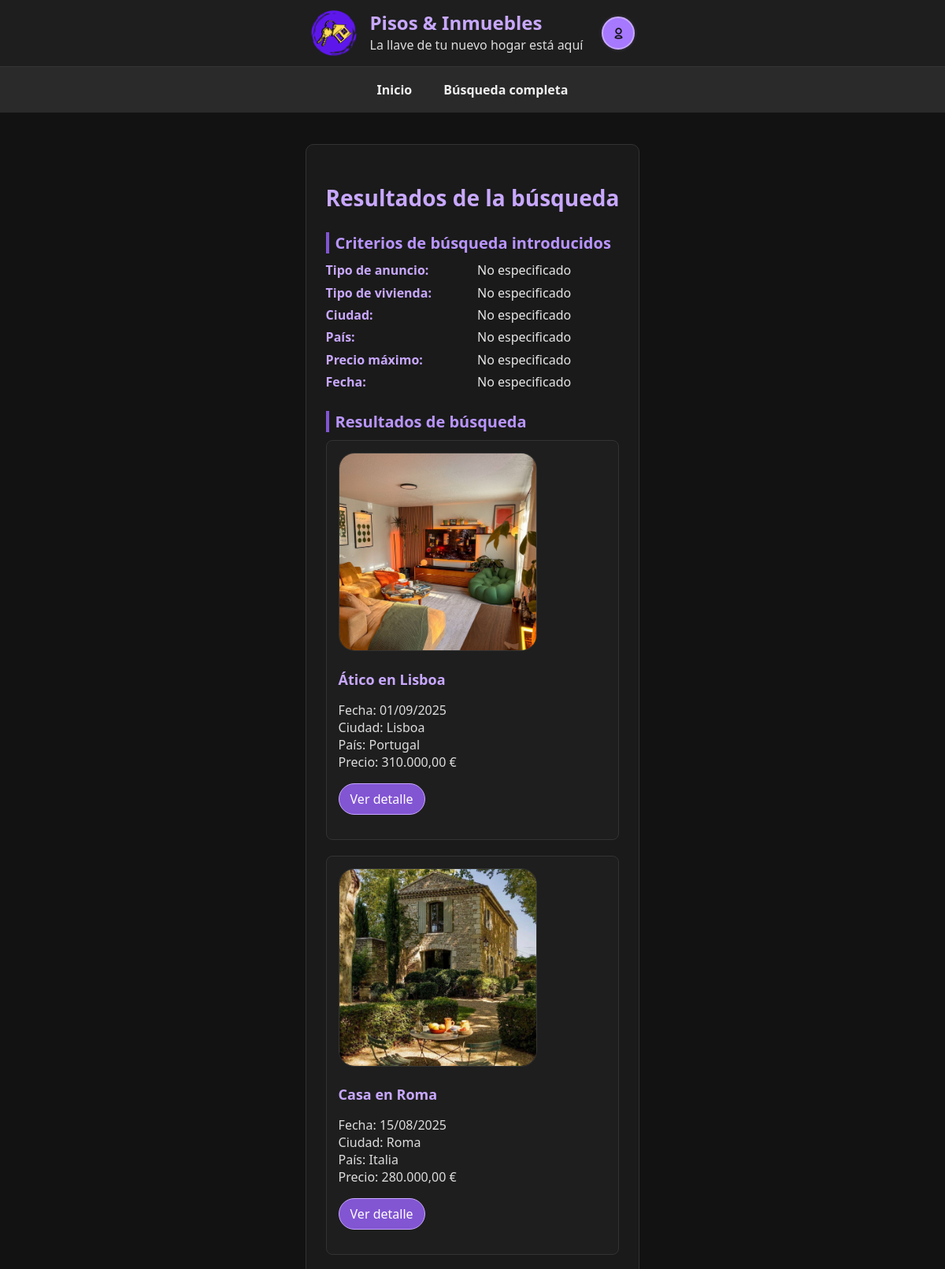
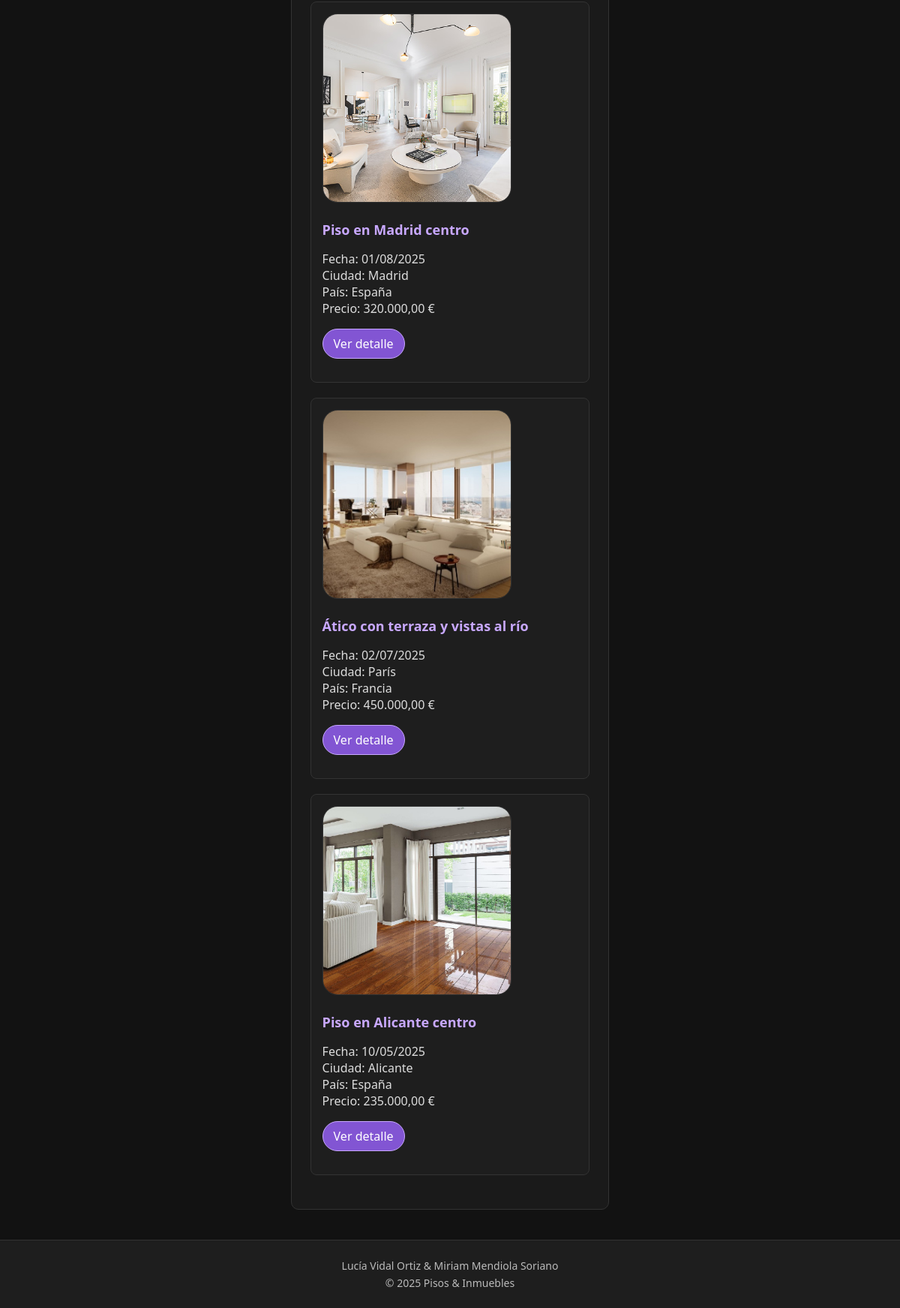
The app's page /resultado.php (signed in) with its own data (2 pictures, top to bottom).
### tables this page shows
CREATE TABLE `anuncios` (
  `IdAnuncio` int(10) UNSIGNED NOT NULL,
  `TAnuncio` tinyint(3) UNSIGNED NOT NULL,
  `TVivienda` tinyint(3) UNSIGNED NOT NULL,
  `FPrincipal` varchar(255) DEFAULT NULL,
  `Alternativo` varchar(255) NOT NULL,
  `Titulo` varchar(255) NOT NULL,
  `Precio` decimal(10,2) NOT NULL,
  `Texto` text DEFAULT NULL,
  `Ciudad` varchar(100) DEFAULT NULL,
  `Pais` int(10) UNSIGNED DEFAULT NULL,
  `Superficie` decimal(10,2) DEFAULT NULL,
  `NHabitaciones` int(10) UNSIGNED DEFAULT NULL,
  `NBanyos` int(10) UNSIGNED DEFAULT NULL,
  `Planta` int(11) DEFAULT NULL,
  `Anyo` int(11) DEFAULT NULL,
  `FRegistro` datetime NOT NULL DEFAULT current_timestamp(),
  `Usuario` int(10) UNSIGNED NOT NULL
);

CREATE TABLE `paises` (
  `IdPais` int(10) UNSIGNED NOT NULL,
  `NomPais` varchar(100) NOT NULL
);

### resultado.php (the view, shortened to what this page needs)
<?php
require_once("cabecera.inc");
require_once("inicio.inc");
$mysqli = obtenerConexion();
$criterioTipoTexto     = 'No especificado';
$criterioViviendaTexto = 'No especificado';
$criterioCiudadTexto   = 'No especificado';
$criterioPaisTexto     = 'No especificado';
$criterioPrecioTexto   = 'No especificado';
$criterioFechaTexto    = 'No especificado';
$sql = "SELECT
            a.IdAnuncio,
            a.Titulo,
            a.FPrincipal,
            a.Alternativo,
            a.FRegistro,
            a.Ciudad,
            p.NomPais AS Pais,
            a.Precio
        FROM Anuncios a
        LEFT JOIN Paises p ON a.Pais = p.IdPais";
$sql .= " ORDER BY a.FRegistro DESC";
$resultadoBusqueda = $mysqli->query($sql);
?>
<section>
  <h3>Criterios de búsqueda introducidos</h3>
  <dl>
    <dt>Tipo de anuncio:</dt>
    <dd><?php echo htmlspecialchars($criterioTipoTexto, ENT_QUOTES, 'UTF-8'); ?></dd>
    <dt>Tipo de vivienda:</dt>
    <dd><?php echo htmlspecialchars($criterioViviendaTexto, ENT_QUOTES, 'UTF-8'); ?></dd>
    <dt>Ciudad:</dt>
    <dd><?php echo htmlspecialchars($criterioCiudadTexto, ENT_QUOTES, 'UTF-8'); ?></dd>
    <dt>País:</dt>
    <dd><?php echo htmlspecialchars($criterioPaisTexto, ENT_QUOTES, 'UTF-8'); ?></dd>
    <dt>Precio máximo:</dt>
    <dd><?php echo htmlspecialchars($criterioPrecioTexto, ENT_QUOTES, 'UTF-8'); ?></dd>
    <dt>Fecha:</dt>
    <dd><?php echo htmlspecialchars($criterioFechaTexto, ENT_QUOTES, 'UTF-8'); ?></dd>
  </dl>
</section>
<section>
  <h3>Resultados de búsqueda</h3>
  <?php
  if ($resultadoBusqueda && $resultadoBusqueda->num_rows > 0) {
      while ($fila = $resultadoBusqueda->fetch_assoc()) {
          $id        = (int)$fila['IdAnuncio'];
          $titulo    = htmlspecialchars($fila['Titulo'] ?? '', ENT_QUOTES, 'UTF-8');
          $foto      = htmlspecialchars($fila['FPrincipal'] ?? '', ENT_QUOTES, 'UTF-8');
          $alt       = htmlspecialchars($fila['Alternativo'] ?? '', ENT_QUOTES, 'UTF-8');
          $fechaRaw  = $fila['FRegistro'];
          $fecha     = $fechaRaw ? date('d/m/Y', strtotime($fechaRaw)) : '';
          $ciudadRes = htmlspecialchars($fila['Ciudad'] ?? '', ENT_QUOTES, 'UTF-8');
          $paisRes   = htmlspecialchars($fila['Pais'] ?? '', ENT_QUOTES, 'UTF-8');
          $precio    = $fila['Precio'];
          $precioFmt = is_null($precio) ? '' : number_format($precio, 2, ',', '.');
          ?>
          <article>
            <div class="imagen_principal">
              <?php if (!empty($foto)) { ?>
                <img src="<?php echo $foto; ?>" alt="<?php echo $alt; ?>">
              <?php } else { ?>
                <img src="img/foto_piso.jpg" alt="Sin imagen disponible">
              <?php } ?>
            </div>
            <h4><?php echo $titulo; ?></h4>
            <p>
              Fecha: <?php echo $fecha; ?><br>
              Ciudad: <?php echo $ciudadRes; ?><br>
              País: <?php echo $paisRes; ?><br>
              Precio: <?php echo $precioFmt; ?> €
            </p>
            <p><a class="enlaces" href="detalle_anuncio.php?id=<?php echo $id; ?>">Ver detalle</a></p>
          </article>
          <?php
      }
  } else {
      echo "<p>No se han encontrado anuncios que coincidan con los criterios de búsqueda.</p>";
  }
  ?>
</section>
</main>
<?php
require_once("footer.inc");
?>

### modo-oscuro.css (style rules this page uses)
html { background-color: #121212; font-family: 'Segoe UI', Tahoma, Geneva, Verdana, sans-serif; color: #f0f0f0; }
html, body { height: 100%; margin: 0; padding: 0; display: flex; flex-direction: column; overflow-x: hidden; }
main.contenido h3 { color: #b995ff; margin-top: 25px; margin-bottom: 10px; font-size: 20px; border-left: 4px solid #8255d3; padding-left: 8px; }
main.contenido article { background-color: #1e1e1e; border: 1px solid #333; border-radius: 8px; padding: 15px; margin-bottom: 20px; color: #ddd; transition: transform 0.2s ease, box-shadow 0.3s ease; }
main.contenido article h4 { color: #c8a8ff; margin-bottom: 6px; font-size: 18px; }
.imagen_principal { border-radius: 20px; width: 250px; height: 250px; overflow: hidden; background-color: #111; border: 1px solid #333; }
.imagen_principal img { width: 100%; height: 100%; object-fit: cover; border-radius: 15px; filter: none; opacity: 1; display: block; }
a.enlaces { display: inline-block; text-decoration: none; color: #fff; background-color: #8255d3; padding: 8px 14px; border-radius: 500px; border: 1px solid #c8a8ff; transition: all 0.2s ease; }
dl { display: grid; grid-template-columns: 1fr 1fr; gap: 6px 12px; margin: 0; }
dt { font-weight: 600; color: #c8a8ff; }
dd { margin: 0; color: #e6e6e6; line-height: 1.4; }

### accesible.css (style rules this page uses)
html { background-color: #ffffff; color: #000000; font-family: "Comic Neue", "Verdana", "Arial Rounded MT", sans-serif; font-size: 18px; line-height: 1.7; }
.contenido p, .contenido li { max-width: 80ch; text-align: left; margin-bottom: 1.3em; }
.contenido h3 { background-color: #ffff00; color: #000000; border-left: 6px solid #0055cc; padding: 6px 10px; }
a.enlaces { background-color: #0055cc; color: #ffffff; border: 2px solid #000000; border-radius: 999px; padding: 8px 14px; font-weight: bold; text-decoration: underline; transition: all 0.25s ease; }
.imagen_principal { width: 250px; height: 250px; border-radius: 20px; overflow: hidden; }
.imagen_principal img { width: 100%; height: 100%; object-fit: cover; border-radius: 15px; }
* { color: #000000 !important; border-color: #000000 !important; }
button, input[type="button"], input[type="submit"], a.enlaces, .a_identificarse a, .a_identificarse .btn { background-color: #000000 !important; color: #ffff00 !important; border: 2px solid #000000 !important; font-weight: bold; }
h3, h4, h5 { color: #000000 !important; background-color: #ffff00 !important; border-left: 6px solid #0055cc !important; padding-left: 8px; }
section, article, main, fieldset { background-color: #ffffff !important; border-color: #000000 !important; color: #000000 !important; }
a { color: #0055cc !important; text-decoration: underline !important; }
html { font-size: 20px !important; line-height: 1.8 !important; }
h3 { font-size: 1.4rem !important; }
h4, h5, h6 { font-size: 1.2rem !important; }
p, li, dd, dt, label { font-size: 1.1rem !important; }
p, ul, ol, dl, fieldset { margin-bottom: 1.2em !important; }
section, article { margin-bottom: 2em !important; }

### alto-contraste.css (style rules this page uses)
html { background-color: #ffffff; color: #000000; font-family: 'Segoe UI', Tahoma, Geneva, Verdana, sans-serif; font-size: 15px; }
html, body { height: 100%; margin: 0; padding: 0; display: flex; flex-direction: column; }
main.contenido h3 { color: #000; border-left: 5px solid #000; padding-left: 8px; background-color: #fffd8f; }
a.enlaces { display: inline-block; background-color: #000; color: #ffff00; border: 2px solid #000; border-radius: 500px; padding: 8px 14px; font-weight: bold; text-decoration: none; }
dl { display: grid; grid-template-columns: 1fr 1fr; gap: 6px 12px; margin: 0; }
dt { font-weight: 700; color: #000; }
dd { margin: 0; color: #000; }
main.contenido section { margin-bottom: 32px; padding-bottom: 16px; border-bottom: 2px solid #000; }
main.contenido article { margin-bottom: 28px; padding: 20px; border: 2px solid #000; border-radius: 10px; }
.imagen_principal { border-radius: 20px; width: 250px; height: 250px; overflow: hidden; background-color: #111; border: 1px solid #333; }
.imagen_principal img { width: 100%; height: 100%; object-fit: cover; border-radius: 15px; filter: none; opacity: 1; display: block; }

### letra_grande.css (style rules this page uses)
html { font-size: 20px !important; line-height: 1.8 !important; }
h3 { font-size: 1.4rem !important; }
h4, h5, h6 { font-size: 1.2rem !important; }
p, li, dd, dt, label { font-size: 1.1rem !important; }
p, ul, ol, dl, fieldset { margin-bottom: 1.2em !important; }
section, article { margin-bottom: 2em !important; }

### records on screen
anuncios: FPrincipal (picture), Titulo "Ático en Lisboa", FRegistro "01/09/2025", Ciudad "Lisboa", Pais.NomPais "Portugal", Precio "310.000,00"
anuncios: FPrincipal (picture), Titulo "Casa en Roma", FRegistro "15/08/2025", Ciudad "Roma", Pais.NomPais "Italia", Precio "280.000,00"
anuncios: shows a picture, Titulo "Piso en Madrid centro", FRegistro "01/08/2025", Ciudad "Madrid", Pais.NomPais "España", Precio "320.000,00"
anuncios: FPrincipal (picture), Titulo "Ático con terraza y vistas al río", FRegistro "02/07/2025", Ciudad "París", Pais.NomPais "Francia", Precio "450.000,00"
anuncios: FPrincipal (picture), Titulo "Piso en Alicante centro", FRegistro "10/05/2025", Ciudad "Alicante", Pais.NomPais "España", Precio "235.000,00"

### other values on screen
$title "Resultados de la búsqueda"
$criterioTipoTexto "No especificado"
$criterioViviendaTexto "No especificado"
$criterioCiudadTexto "No especificado"
$criterioPaisTexto "No especificado"
$criterioPrecioTexto "No especificado"
$criterioFechaTexto "No especificado"
